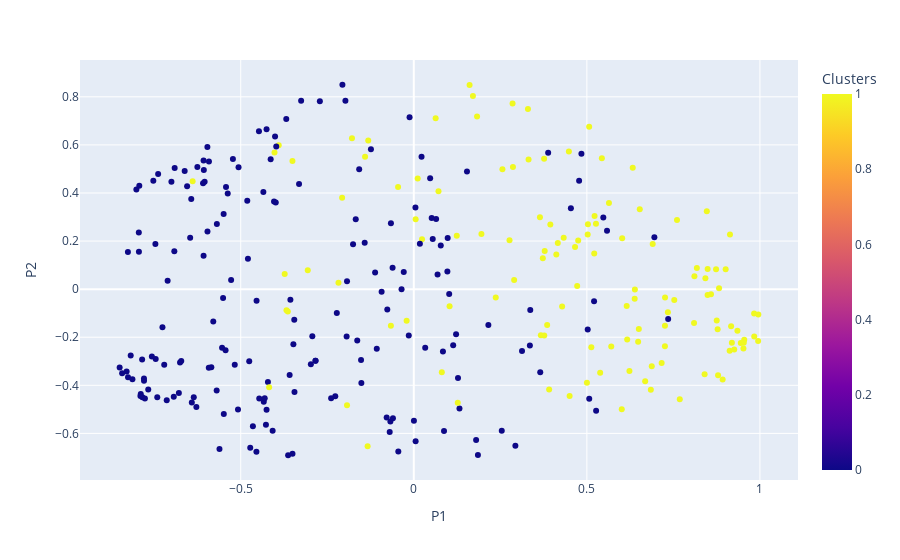

This figure's notebook cell:
### Code cell
# %pip install plotly
import plotly.express as px

fig = px.scatter(X_principal_a, x="P1", y="P2", color="Clusters")
fig.show()

### Figure 1 — Plotly figure (JSON) as saved in the notebook; plotly's stock layout.template omitted (floating-point values rounded to 4 significant figures; data arrays with more than 128 entries replaced by an {"elided": "..."} marker saying what was removed)
{"data": [{"hovertemplate": "P1=%{x}<br>P2=%{y}<br>Clusters=%{marker.color}<extra></extra>", "legendgroup": "", "marker": {"color": {"elided": "303 int values"}, "coloraxis": "coloraxis", "symbol": "circle"}, "mode": "markers", "name": "", "orientation": "v", "showlegend": false, "type": "scatter", "x": {"elided": "303 float values"}, "xaxis": "x", "y": {"elided": "303 float values"}, "yaxis": "y"}], "layout": {"coloraxis": {"colorbar": {"title": {"text": "Clusters"}}, "colorscale": [[0, "#0d0887"], [0.1111, "#46039f"], [0.2222, "#7201a8"], [0.3333, "#9c179e"], [0.4444, "#bd3786"], [0.5556, "#d8576b"], [0.6667, "#ed7953"], [0.7778, "#fb9f3a"], [0.8889, "#fdca26"], [1, "#f0f921"]]}, "legend": {"tracegroupgap": 0}, "margin": {"t": 60}, "xaxis": {"anchor": "y", "domain": [0, 1], "title": {"text": "P1"}}, "yaxis": {"anchor": "x", "domain": [0, 1], "title": {"text": "P2"}}}}
